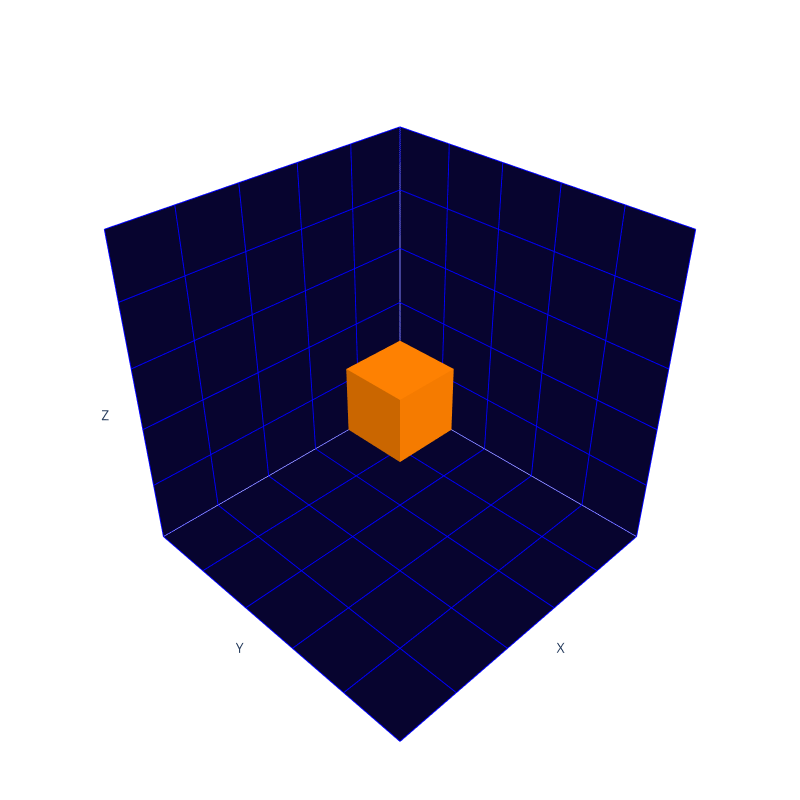

Notebook code cell kept with this figure:
### Code cell
event = test_set_p[15]
true_img = np.zeros((125,))

for i in range(true_img.shape[0]):
    true_img[i] = float(event["image"][i])

true_img = true_img.reshape(5, 5, 5)

# get back the normalization
min_charge = test_set_p.metadata['statistics']['per_tree'][args.particle]['recon_charge']['min']
max_charge = test_set_p.metadata['statistics']['per_tree'][args.particle]['recon_charge']['max']
true_img = (true_img + 1) / 2
true_img *= (max_charge - min_charge)
true_img += min_charge

print(test_set_p.metadata['statistics']['per_tree']['proton_contained']['recon_charge']['std'])
print(test_set_p.metadata['statistics']['per_tree']['proton_contained']['recon_charge']['mean'])

max_energy = true_img.max()

print(true_img)

print("- True image:")
plotly_generate(true_img, max_energy=max_energy)

### Figure 1 — Plotly figure (JSON) as saved in the notebook; plotly's stock layout.template omitted (floating-point values rounded to 4 significant figures)
{"data": [{"color": "#FC7F00", "colorbar": {"thickness": 20, "title": {"text": "Voxel Values"}}, "flatshading": true, "i": [7, 0, 0, 0, 4, 4, 6, 6, 4, 0, 3, 2], "j": [3, 4, 1, 2, 5, 6, 5, 2, 0, 1, 6, 3], "k": [0, 7, 2, 3, 6, 7, 1, 1, 5, 5, 7, 6], "opacity": 1, "type": "mesh3d", "x": [2, 2, 3, 3, 2, 2, 3, 3], "y": [2, 3, 3, 2, 2, 3, 3, 2], "z": [2, 2, 2, 2, 3, 3, 3, 3]}], "layout": {"height": 800, "margin": {"b": 0, "l": 0, "r": 0, "t": 0}, "paper_bgcolor": "rgba(0, 0, 0, 0)", "plot_bgcolor": "rgba(0, 0, 0, 0)", "scene": {"aspectmode": "cube", "camera": {"center": {"x": 0, "y": 0, "z": 0}, "eye": {"x": 1.5, "y": 1.5, "z": 1.5}}, "xaxis": {"backgroundcolor": "#07042F", "gridcolor": "blue", "range": [0, 5], "showticklabels": false, "title": {"text": "X"}}, "yaxis": {"backgroundcolor": "#07042F", "gridcolor": "blue", "range": [0, 5], "showticklabels": false, "title": {"text": "Y"}}, "zaxis": {"backgroundcolor": "#07042F", "gridcolor": "blue", "range": [0, 5], "showticklabels": false, "title": {"text": "Z"}}}, "width": 800}}
